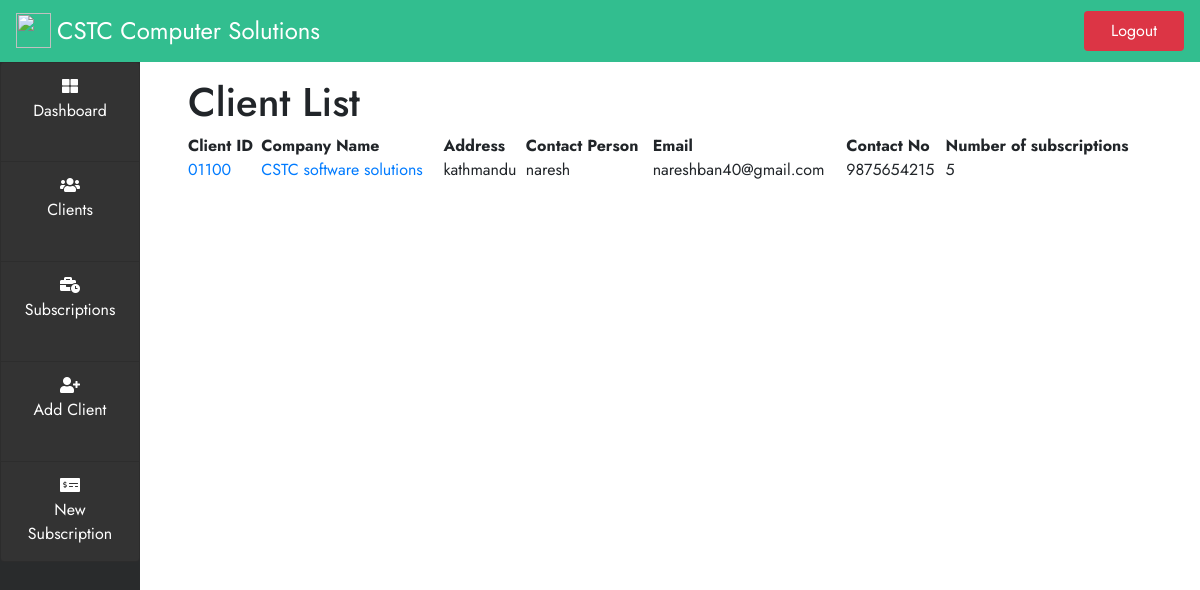
Screenshot of /customers (signed in) with the database file from the repository.
### customer/models.py (models this page shows, shortened)
class Customer(models.Model):
    ClientID = models.CharField(max_length=10,default="")
    Name = models.CharField(max_length=250)
    Address1 = models.CharField(max_length=150)
    Address2 = models.CharField(max_length=150, blank=True)
    City= models.CharField(max_length=100)
    District = models.CharField(max_length=20)
    Zone = models.CharField(max_length=100)
    PhoneNo= models.CharField(max_length=15)
    Email = models.CharField(max_length=100)
    Website = models.CharField(max_length=100, blank=True)
    Contact_Person= models.CharField(max_length=100)
    Contact_Person_MobileNo= models.CharField(max_length=15)
    Contact_Person_Email= models.CharField(max_length=100)

### customer/views.py (the view)
# urls.py: path('customers', views.customers_list, name='customers'),
@login_required(login_url='index')
def customers_list(request):
    obj = Customer.objects.all()
    context ={
        'customers':obj,
    }
    return render(request,'customers.html',context)

### customer/Templates/customers.html (shortened to what this page needs)
{% extends "base.html" %}
{% block content %}
<div class="col-lg px-5 py-3 tablecontent">
    <h1>Client List</h1>
    <table id="datatable" class="display" style="width:100%">
        <thead>
            <tr>
                <th>Client ID</th>
                <th>Company Name</th>
                <th>Address</th>
                <th>Contact Person</th>
                <th>Email</th>
                <th>Contact No</th>
                <th>Number of subscriptions</th>
            </tr>
        </thead>
        <tbody>
        {% for customer in customers %}
            <tr>
                <td><a href="{%url 'customerdetail' customer.id %}">{{ customer.ClientID }}</a></td>
                <td><a href="{%url 'customerdetail' customer.id %}">{{ customer.Name  }}</a></td>
                <td>{{ customer.City }}</td>
                <td>{{ customer.Contact_Person }}</td>
                <td>{{ customer.Email }}</td>
                <td>{{ customer.Contact_Person_MobileNo }}</td>
                <td>{{ customer.custom.count }}</td>
            </tr>
        {% endfor %}
        </tbody>
</table>
</div>
{% endblock content %}

### user/static/css/style.css (style rules this page uses)
* { padding: 0; margin: 0; box-sizing: border-box; }
body { font-family: 'Jost', sans-serif; }
.tablecontent , .dash { font-family: 'Jost', sans-serif; }

### rows the page displays
Customer: ClientID "01100", Name "CSTC software solutions", City "kathmandu", Contact_Person "naresh", Email "nareshban40@gmail.com", Contact_Person_MobileNo "9875654215", custom.count "5"
